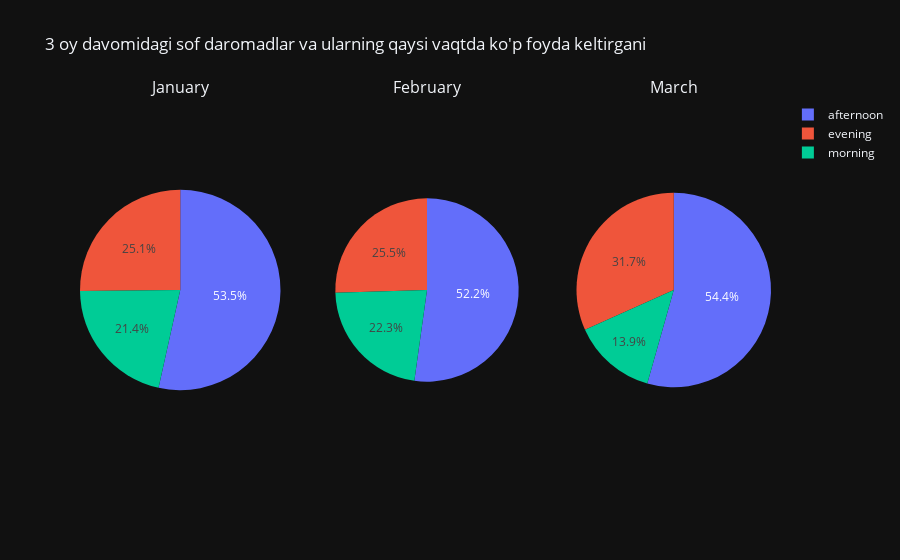

Notebook cell for this chart:
### Code cell
fig = make_subplots(rows=1, cols=3, specs=[[{'type':'domain'}, {'type':'domain'},{'type':'domain'}]],
                    subplot_titles=['January', 'February', 'March'])
fig.add_trace(go.Pie(labels=df_total_time_1.index, values=df_total_time_1['gross income'], scalegroup='one',
                     name="Time"), row=1, col=1)
fig.add_trace(go.Pie(labels=df_total_time_2.index, values=df_total_time_2['gross income'], scalegroup='one',
                     name="Time"), row=1, col=2)
fig.add_trace(go.Pie(labels=df_total_time_3.index, values=df_total_time_3['gross income'], scalegroup='one',
                     name="Time"), row=1, col=3)

fig.update_layout(title_text='3 oy davomidagi sof daromadlar va ularning qaysi vaqtda ko\'p foyda keltirgani')
fig.show()

### Figure 1 — Plotly figure (JSON) as saved in the notebook; plotly's stock layout.template omitted (floating-point values rounded to 4 significant figures)
{"data": [{"labels": ["afternoon", "evening", "morning"], "name": "Time", "scalegroup": "one", "values": [2961.0, 1392.0, 1184.0], "type": "pie", "domain": {"x": [0.0, 0.2889], "y": [0.0, 1.0]}}, {"labels": ["afternoon", "evening", "morning"], "name": "Time", "scalegroup": "one", "values": [2417.0, 1179.0, 1033.0], "type": "pie", "domain": {"x": [0.3556, 0.6444], "y": [0.0, 1.0]}}, {"labels": ["afternoon", "evening", "morning"], "name": "Time", "scalegroup": "one", "values": [2835.0, 1652.0, 725.4], "type": "pie", "domain": {"x": [0.7111, 1.0], "y": [0.0, 1.0]}}], "layout": {"annotations": [{"font": {"size": 16}, "showarrow": false, "text": "January", "x": 0.1444, "xanchor": "center", "xref": "paper", "y": 1.0, "yanchor": "bottom", "yref": "paper"}, {"font": {"size": 16}, "showarrow": false, "text": "February", "x": 0.5, "xanchor": "center", "xref": "paper", "y": 1.0, "yanchor": "bottom", "yref": "paper"}, {"font": {"size": 16}, "showarrow": false, "text": "March", "x": 0.8556, "xanchor": "center", "xref": "paper", "y": 1.0, "yanchor": "bottom", "yref": "paper"}], "title": {"text": "3 oy davomidagi sof daromadlar va ularning qaysi vaqtda ko'p foyda keltirgani"}}}
